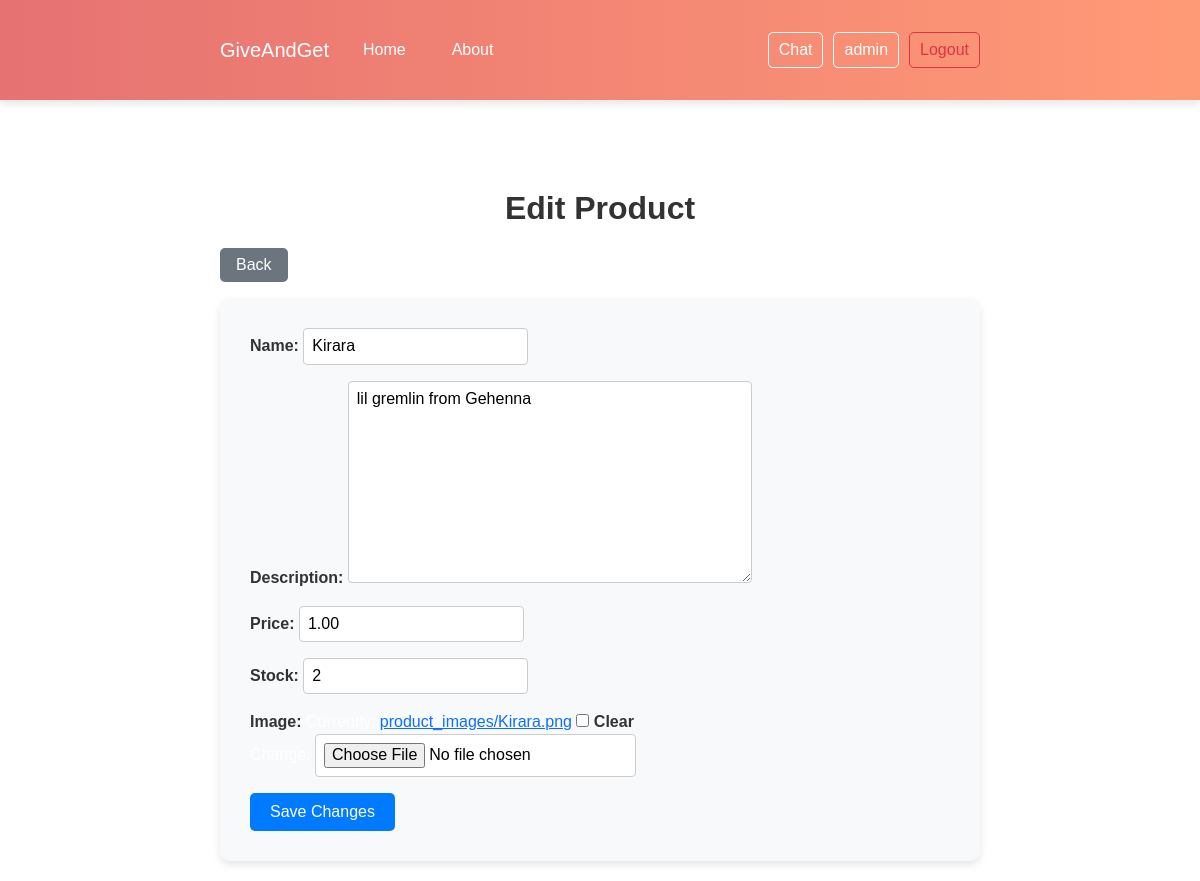
Page /products/edit/5/ (signed in) on the earlier database version.
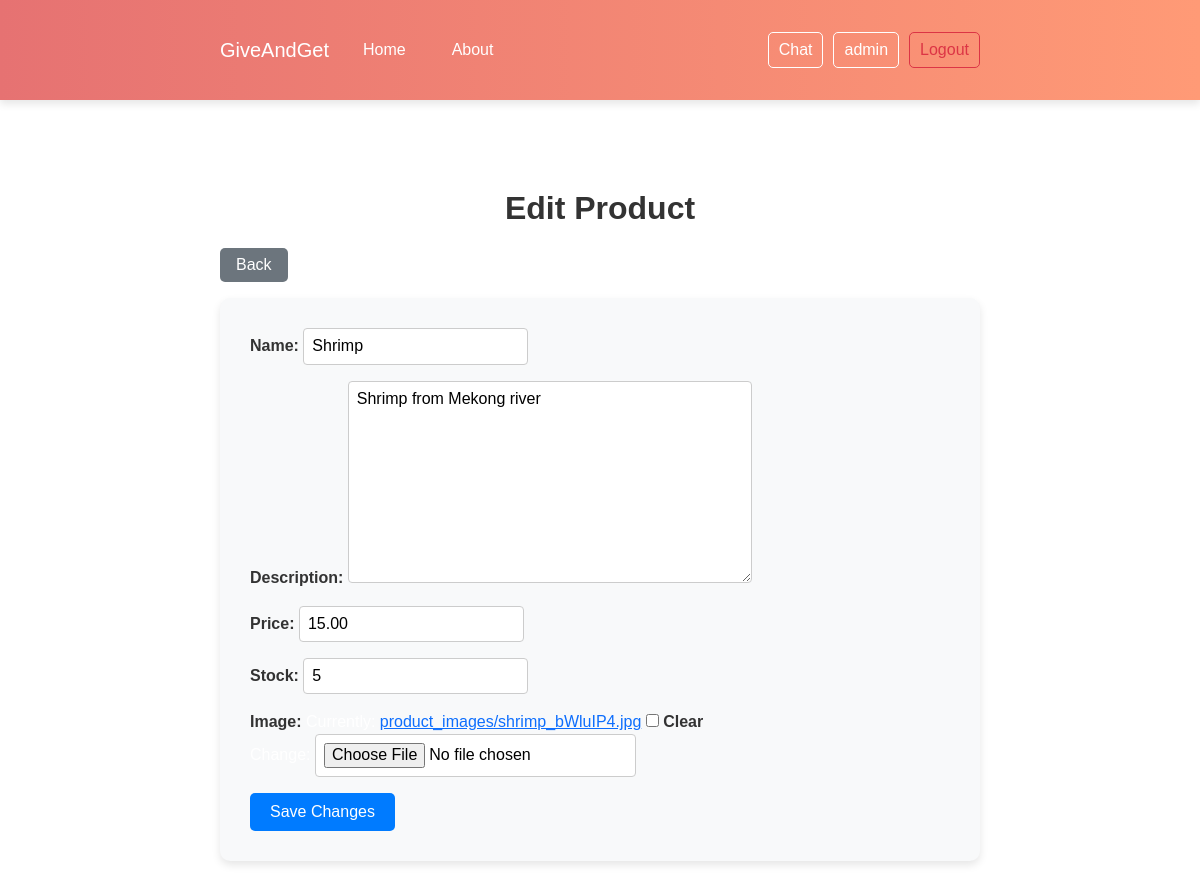
Same page on the later database version.
### products/models.py (models this page shows, shortened)
class Product(models.Model):
    name = models.CharField(max_length=255)
    description = models.TextField(blank=True, null=True)
    price = models.DecimalField(max_digits=10, decimal_places=2)
    stock = models.PositiveIntegerField()
    category = models.CharField(max_length=100, blank=True, null=True)
    image = models.ImageField(upload_to='product_images/', blank=True, null=True)
    created_at = models.DateTimeField(auto_now_add=True)
    updated_at = models.DateTimeField(auto_now=True)
    user = models.ForeignKey(settings.AUTH_USER_MODEL, on_delete=models.CASCADE, default=1)  # ใช้ ID ของ admin

### products/views.py (the view)
# urls.py: path('edit/<int:product_id>/', product_views.edit_product, name='edit_product'),
@login_required
def edit_product(request, product_id):
    product = get_object_or_404(Product, id=product_id, user=request.user)  # ตรวจสอบว่าเป็นสินค้าของผู้ใช้
    if request.method == 'POST':
        form = ProductForm(request.POST, request.FILES, instance=product)
        if form.is_valid():
            form.save()
            return redirect('product_list')
    else:
        form = ProductForm(instance=product)
    return render(request, 'products/add_product.html', {'form': form, 'is_edit': True})

### products/forms.py
class ProductForm(forms.ModelForm):
    class Meta:
        model = Product
        fields = ['name', 'description', 'price', 'stock', 'image']  # เพิ่ม image

### products/templates/products/add_product.html (shortened to what this page needs)
{% extends 'main_app/components/base.html' %}
{% load static %}
{% block content %}
<link rel="stylesheet" href="{% static 'products/add_product.css' %}">
<div class="container mt-5">
    {% if is_edit %}
    <h1 class="form-title">Edit Product</h1>
    {% else %}
    <h1 class="form-title">Add Product</h1>
    {% endif %}
    <div class="mb-3">
        <button class="back-button" onclick="goBack()">Back</button>
    </div>
    <form method="post" enctype="multipart/form-data" class="add-product-form">
        {{ form.as_p }}
        <button type="submit" class="submit-button">
            {% if is_edit %}Save Changes{% else %}Add Product{% endif %}
        </button>
    </form>
</div>
{% endblock %}

Differences in the rows shown:
changed Product: name "Kirara" → "Shrimp"; description "lil gremlin from Gehenna" → "Shrimp from Mekong river"; price "1.00" → "15.00"; stock "2" → "5"
Other differences:
text no longer shown: "Name: Description: Price: Stock: Image: product_images/Kirara.png Clear"
text now shown: "Name: Description: Price: Stock: Image: product_images/shrimp_bWluIP4.jpg Clear"
